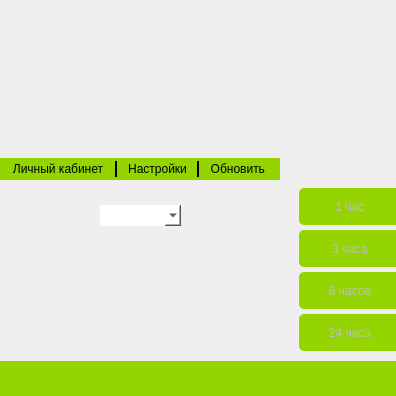
<?xml version="1.0" encoding="UTF-8"?>
<ui version="4.0">
 <class>Turbo</class>
 <widget class="QMainWindow" name="Turbo">
  <property name="geometry">
   <rect>
    <x>0</x>
    <y>0</y>
    <width>396</width>
    <height>396</height>
   </rect>
  </property>
  <property name="minimumSize">
   <size>
    <width>396</width>
    <height>396</height>
   </size>
  </property>
  <property name="maximumSize">
   <size>
    <width>396</width>
    <height>396</height>
   </size>
  </property>
  <property name="windowTitle">
   <string>Турбокнопка</string>
  </property>
  <widget class="QWidget" name="centralWidget">
   <property name="styleSheet">
    <string notr="true">#centralWidget {
	background: white url(:/img/background.png) no-repeat;
}
#turbo_0, #turbo_1, #turbo_2, #turbo_3 {
	background-color: rgba(0,0,0,0);
	border: none;
}
#turbo_0:hover, #turbo_1:hover, #turbo_2:hover, #turbo_3:hover {
	background-color: #94d400;
	border-radius: 5px;
}
#turbo_0:pressed, #turbo_1:pressed, #turbo_2:pressed, #turbo_3:pressed {
	background-color: black;
	color: white;
}
#settings, #cabinet, #update {
	border: none;
	text-decoration: none;
}
#settings:hover, #cabinet:hover, #update:hover {
	margin-top: 2px;
	font-weight: bold;
	border-bottom: 2px solid black;
}
#basement {
	background-color: #94d400;
}
#turbo_0b, #turbo_1b, #turbo_2b, #turbo_3b {
	background-color: #94d400;
	border: none;
	border-radius: 5px;
}
#contract_2 {
	background-color: white;
	border: none;
}
#menu {
	background-color: #94d400;
	border: none;
}
#black_1, #black_2 {
	background-color: black;
}</string>
   </property>
   <widget class="HoverButton" name="turbo_0">
    <property name="enabled">
     <bool>false</bool>
    </property>
    <property name="geometry">
     <rect>
      <x>297</x>
      <y>186</y>
      <width>106</width>
      <height>41</height>
     </rect>
    </property>
    <property name="cursor">
     <cursorShape>PointingHandCursor</cursorShape>
    </property>
    <property name="text">
     <string>1 час</string>
    </property>
   </widget>
   <widget class="HoverButton" name="turbo_3">
    <property name="enabled">
     <bool>false</bool>
    </property>
    <property name="geometry">
     <rect>
      <x>297</x>
      <y>312</y>
      <width>106</width>
      <height>41</height>
     </rect>
    </property>
    <property name="cursor">
     <cursorShape>PointingHandCursor</cursorShape>
    </property>
    <property name="text">
     <string>24 часа</string>
    </property>
   </widget>
   <widget class="HoverButton" name="turbo_2">
    <property name="enabled">
     <bool>false</bool>
    </property>
    <property name="geometry">
     <rect>
      <x>297</x>
      <y>270</y>
      <width>106</width>
      <height>41</height>
     </rect>
    </property>
    <property name="cursor">
     <cursorShape>PointingHandCursor</cursorShape>
    </property>
    <property name="text">
     <string>6 часов</string>
    </property>
   </widget>
   <widget class="QLabel" name="basement">
    <property name="geometry">
     <rect>
      <x>0</x>
      <y>361</y>
      <width>396</width>
      <height>35</height>
     </rect>
    </property>
    <property name="styleSheet">
     <string notr="true"/>
    </property>
    <property name="text">
     <string/>
    </property>
    <property name="alignment">
     <set>Qt::AlignCenter</set>
    </property>
    <property name="wordWrap">
     <bool>true</bool>
    </property>
   </widget>
   <widget class="QLabel" name="points">
    <property name="geometry">
     <rect>
      <x>10</x>
      <y>267</y>
      <width>271</width>
      <height>24</height>
     </rect>
    </property>
    <property name="text">
     <string/>
    </property>
   </widget>
   <widget class="QLabel" name="balance">
    <property name="geometry">
     <rect>
      <x>10</x>
      <y>247</y>
      <width>271</width>
      <height>24</height>
     </rect>
    </property>
    <property name="text">
     <string/>
    </property>
    <property name="alignment">
     <set>Qt::AlignLeading|Qt::AlignLeft|Qt::AlignVCenter</set>
    </property>
   </widget>
   <widget class="QLabel" name="lock">
    <property name="geometry">
     <rect>
      <x>10</x>
      <y>321</y>
      <width>271</width>
      <height>24</height>
     </rect>
    </property>
    <property name="text">
     <string/>
    </property>
    <property name="alignment">
     <set>Qt::AlignLeading|Qt::AlignLeft|Qt::AlignVCenter</set>
    </property>
   </widget>
   <widget class="QLabel" name="account">
    <property name="geometry">
     <rect>
      <x>10</x>
      <y>223</y>
      <width>201</width>
      <height>21</height>
     </rect>
    </property>
    <property name="text">
     <string/>
    </property>
    <property name="alignment">
     <set>Qt::AlignLeading|Qt::AlignLeft|Qt::AlignVCenter</set>
    </property>
   </widget>
   <widget class="QFrame" name="turbo_3b">
    <property name="geometry">
     <rect>
      <x>299</x>
      <y>314</y>
      <width>102</width>
      <height>37</height>
     </rect>
    </property>
    <property name="frameShape">
     <enum>QFrame::StyledPanel</enum>
    </property>
    <property name="frameShadow">
     <enum>QFrame::Raised</enum>
    </property>
   </widget>
   <widget class="QFrame" name="turbo_2b">
    <property name="geometry">
     <rect>
      <x>299</x>
      <y>272</y>
      <width>102</width>
      <height>37</height>
     </rect>
    </property>
    <property name="frameShape">
     <enum>QFrame::StyledPanel</enum>
    </property>
    <property name="frameShadow">
     <enum>QFrame::Raised</enum>
    </property>
   </widget>
   <widget class="QFrame" name="turbo_0b">
    <property name="geometry">
     <rect>
      <x>299</x>
      <y>188</y>
      <width>102</width>
      <height>37</height>
     </rect>
    </property>
    <property name="frameShape">
     <enum>QFrame::StyledPanel</enum>
    </property>
    <property name="frameShadow">
     <enum>QFrame::Raised</enum>
    </property>
   </widget>
   <widget class="QLabel" name="tier">
    <property name="geometry">
     <rect>
      <x>10</x>
      <y>287</y>
      <width>271</width>
      <height>20</height>
     </rect>
    </property>
    <property name="text">
     <string/>
    </property>
   </widget>
   <widget class="QToolButton" name="settings">
    <property name="geometry">
     <rect>
      <x>117</x>
      <y>154</y>
      <width>81</width>
      <height>30</height>
     </rect>
    </property>
    <property name="cursor">
     <cursorShape>PointingHandCursor</cursorShape>
    </property>
    <property name="text">
     <string> Настройки </string>
    </property>
   </widget>
   <widget class="QLabel" name="contract">
    <property name="geometry">
     <rect>
      <x>10</x>
      <y>205</y>
      <width>171</width>
      <height>21</height>
     </rect>
    </property>
    <property name="text">
     <string/>
    </property>
    <property name="alignment">
     <set>Qt::AlignLeading|Qt::AlignLeft|Qt::AlignVCenter</set>
    </property>
   </widget>
   <widget class="QComboBox" name="contract_2">
    <property name="geometry">
     <rect>
      <x>100</x>
      <y>205</y>
      <width>81</width>
      <height>21</height>
     </rect>
    </property>
    <property name="font">
     <font>
      <weight>75</weight>
      <bold>true</bold>
     </font>
    </property>
    <property name="frame">
     <bool>false</bool>
    </property>
   </widget>
   <widget class="QLabel" name="contract_1">
    <property name="geometry">
     <rect>
      <x>10</x>
      <y>205</y>
      <width>91</width>
      <height>21</height>
     </rect>
    </property>
    <property name="text">
     <string/>
    </property>
    <property name="alignment">
     <set>Qt::AlignLeading|Qt::AlignLeft|Qt::AlignVCenter</set>
    </property>
   </widget>
   <widget class="QToolButton" name="cabinet">
    <property name="geometry">
     <rect>
      <x>0</x>
      <y>154</y>
      <width>116</width>
      <height>30</height>
     </rect>
    </property>
    <property name="cursor">
     <cursorShape>PointingHandCursor</cursorShape>
    </property>
    <property name="text">
     <string> Личный кабинет </string>
    </property>
   </widget>
   <widget class="QFrame" name="menu">
    <property name="geometry">
     <rect>
      <x>0</x>
      <y>158</y>
      <width>280</width>
      <height>22</height>
     </rect>
    </property>
    <property name="frameShape">
     <enum>QFrame::StyledPanel</enum>
    </property>
    <property name="frameShadow">
     <enum>QFrame::Raised</enum>
    </property>
   </widget>
   <widget class="QToolButton" name="update">
    <property name="geometry">
     <rect>
      <x>199</x>
      <y>154</y>
      <width>81</width>
      <height>30</height>
     </rect>
    </property>
    <property name="cursor">
     <cursorShape>PointingHandCursor</cursorShape>
    </property>
    <property name="text">
     <string>Обновить </string>
    </property>
   </widget>
   <widget class="QFrame" name="black_1">
    <property name="geometry">
     <rect>
      <x>115</x>
      <y>161</y>
      <width>2</width>
      <height>16</height>
     </rect>
    </property>
    <property name="frameShape">
     <enum>QFrame::StyledPanel</enum>
    </property>
    <property name="frameShadow">
     <enum>QFrame::Raised</enum>
    </property>
   </widget>
   <widget class="QFrame" name="black_2">
    <property name="geometry">
     <rect>
      <x>197</x>
      <y>161</y>
      <width>2</width>
      <height>16</height>
     </rect>
    </property>
    <property name="frameShape">
     <enum>QFrame::StyledPanel</enum>
    </property>
    <property name="frameShadow">
     <enum>QFrame::Raised</enum>
    </property>
   </widget>
   <widget class="QFrame" name="turbo_1b">
    <property name="geometry">
     <rect>
      <x>299</x>
      <y>230</y>
      <width>102</width>
      <height>37</height>
     </rect>
    </property>
    <property name="frameShape">
     <enum>QFrame::StyledPanel</enum>
    </property>
    <property name="frameShadow">
     <enum>QFrame::Raised</enum>
    </property>
   </widget>
   <widget class="HoverButton" name="turbo_1">
    <property name="enabled">
     <bool>false</bool>
    </property>
    <property name="geometry">
     <rect>
      <x>297</x>
      <y>228</y>
      <width>106</width>
      <height>41</height>
     </rect>
    </property>
    <property name="cursor">
     <cursorShape>PointingHandCursor</cursorShape>
    </property>
    <property name="text">
     <string>3 часа</string>
    </property>
   </widget>
   <zorder>menu</zorder>
   <zorder>turbo_0b</zorder>
   <zorder>turbo_2b</zorder>
   <zorder>turbo_3b</zorder>
   <zorder>turbo_0</zorder>
   <zorder>turbo_3</zorder>
   <zorder>turbo_2</zorder>
   <zorder>basement</zorder>
   <zorder>points</zorder>
   <zorder>balance</zorder>
   <zorder>lock</zorder>
   <zorder>account</zorder>
   <zorder>tier</zorder>
   <zorder>settings</zorder>
   <zorder>contract</zorder>
   <zorder>contract_2</zorder>
   <zorder>contract_1</zorder>
   <zorder>cabinet</zorder>
   <zorder>update</zorder>
   <zorder>black_1</zorder>
   <zorder>black_2</zorder>
   <zorder>turbo_1b</zorder>
   <zorder>turbo_1</zorder>
  </widget>
 </widget>
 <layoutdefault spacing="6" margin="11"/>
 <customwidgets>
  <customwidget>
   <class>HoverButton</class>
   <extends>QPushButton</extends>
   <header>HoverButton.h</header>
  </customwidget>
 </customwidgets>
 <resources/>
 <connections/>
</ui>
